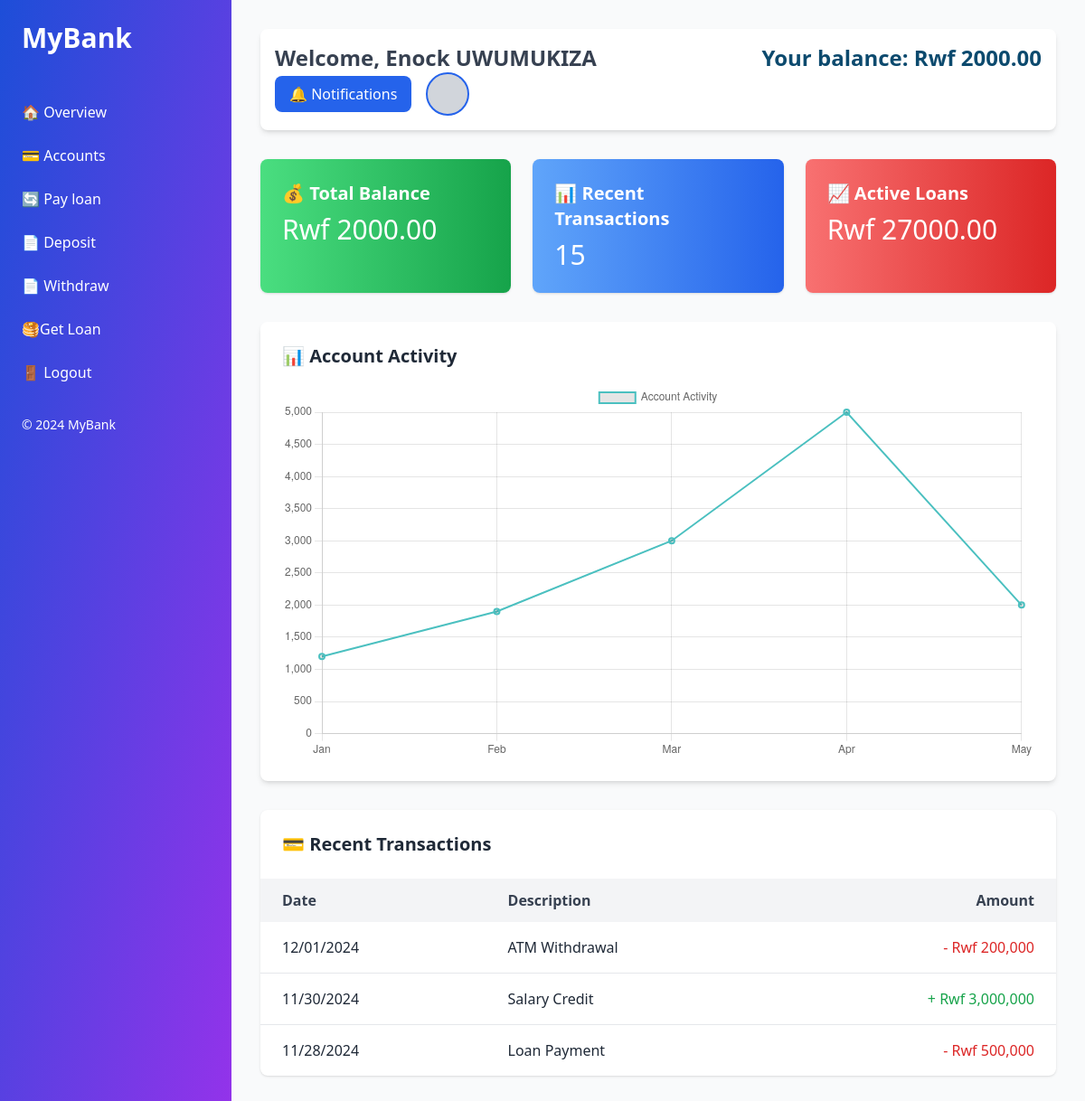
Before: /dashboard/ (signed in) with the older database file.
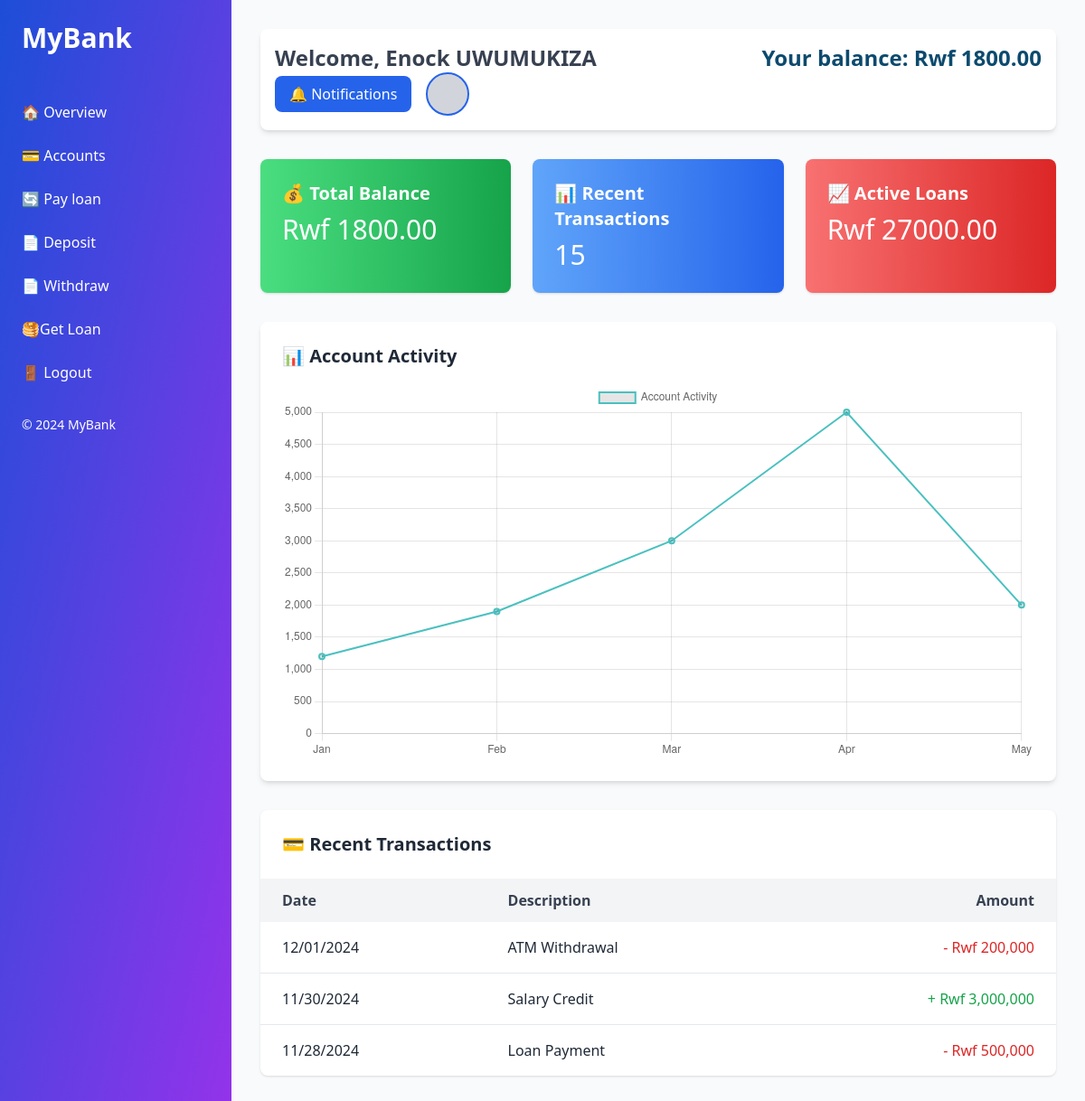
After: the same page with the newer database file.
### accounts/models.py (models this page shows, shortened)
class Account(AbstractBaseUser):
    full_name = models.CharField(max_length=255)
    email = models.EmailField(unique=True)
    phone = models.CharField(max_length=15, blank=True, null=True)
    account_type = models.CharField(
        max_length=50,
        choices=[('savings', 'Savings'), ('checking', 'Checking'), ('business', 'Business')],
        default='savings'
    )
    balance = models.DecimalField(max_digits=15, decimal_places=2, default=0.00)
    password = models.CharField(max_length=255)
    is_active = models.BooleanField(default=True)
    is_admin = models.BooleanField(default=False)
    is_staff = models.BooleanField(default=False)
    USERNAME_FIELD = 'email'
    REQUIRED_FIELDS = ['full_name', 'phone']
    objects = AccountManager()

### accounts/views.py (the view)
# urls.py: path('dashboard/', views.dashboard, name='dashboard'),
@login_required
def dashboard(request):
    if request.user.is_authenticated:
        user_account = request.user
        user_account.refresh_from_db()
        user_name = user_account.full_name
        balance = user_account.balance
    else:
        user_name = "Guest"
        balance = 0.00
    loan = Loan.objects.filter(user=request.user).last()  # or your relevant logic
    current_loan = loan.amount if loan else 0
    context = {
        'balance': request.user.balance,
        'loan_amount': current_loan,
    }
    return render(request, 'dashboard.html', {"user_name": user_name, "balance": balance, 'context':context})

### theme/templates/dashboard.html (shortened to what the changed rows need)
{% load static tailwind_tags %}
<!DOCTYPE html>
<html lang="en">
<head>
    <link rel="stylesheet" href="{% static 'css/dist/styles.css' %}">
    {% tailwind_css %}
</head>
<body class="bg-gray-50">
    <div class="flex flex-col md:flex-row min-h-screen">
        <aside
            class="w-full md:w-64 bg-gradient-to-br from-blue-700 to-purple-600 text-white flex flex-col justify-between hidden md:block">
            <div>
                <div class="p-6">
                    <h1 class="text-3xl font-bold mb-4"><a href="/">MyBank</a></h1>
                </div>
            </div>
        </aside>
        <main class="flex-1 p-4 md:p-8">
            <header class="flex flex-wrap justify-between items-center mb-8 bg-white shadow-md p-4 rounded-lg">
                <h2 class="text-xl sm:text-2xl font-bold text-gray-700">Welcome, {{ user_name }}</h2>
                <p class="text-xl sm:text-2xl font-bold text-sky-900">Your balance: Rwf {{ balance }}</p>
                <div class="flex items-center space-x-2 sm:space-x-4 mt-4 sm:mt-0">
                    <button class="bg-blue-600 text-white py-2 px-4 rounded-lg hover:bg-blue-700 transition">🔔
                        Notifications</button>
                    <div class="w-10 h-10 sm:w-12 sm:h-12 bg-gray-300 rounded-full border-2 border-blue-600"></div>
                </div>
            </header>
            <section class="grid grid-cols-1 sm:grid-cols-2 lg:grid-cols-3 gap-4 md:gap-6 mb-8">
                <div
                    class="bg-gradient-to-r from-green-400 to-green-600 text-white p-6 rounded-lg shadow hover:scale-105 transform transition">
                    <h3 class="text-lg sm:text-xl font-bold">💰 Total Balance</h3>
                    <p class="text-2xl sm:text-3xl mt-2">Rwf {{ balance }}</p>
                </div>
            </section>
            <section class="bg-white rounded-lg shadow">
                <div class="overflow-x-auto">
                    <table class="w-full table-auto text-left">
                        <thead class="bg-gray-100 text-gray-700">
                            <tr>
                                <th class="px-4 sm:px-6 py-3">Date</th>
                                <th class="px-4 sm:px-6 py-3">Description</th>
                                <th class="px-4 sm:px-6 py-3 text-right">Amount</th>
                            </tr>
                        </thead>
                    </table>
                </div>
            </section>
        </main>
    </div>
    <script>
        const ctx = document.getElementById('chart').getContext('2d');
        new Chart(ctx, {
            type: 'line',
            data: {
                labels: ['Jan', 'Feb', 'Mar', 'Apr', 'May'],
                datasets: [{
                    label: 'Account Activity',
                    data: [1200, 1900, 3000, 5000, 2000],
                    borderColor: 'rgba(75, 192, 192, 1)',
                    borderWidth: 2,
                    fill: false,
                }]
            },
            options: {
                responsive: true,
                scales: {
                    y: { beginAtZero: true }
                }
            }
        });
    </script>
</body>
</html>

Changed rows visible on the page:
changed Account "Enock UWUMUKIZA": balance "2000.00" → "1800.00"
